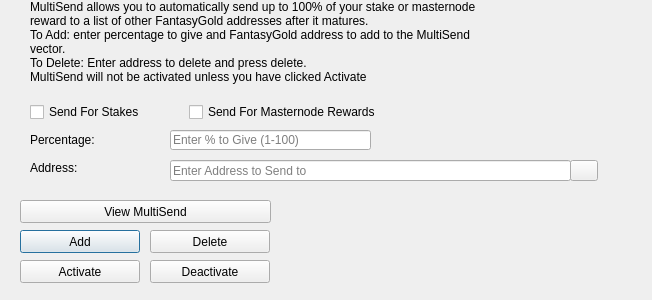
<?xml version="1.0" encoding="UTF-8"?>
<ui version="4.0">
 <class>MultiSendDialog</class>
 <widget class="QDialog" name="MultiSendDialog">
  <property name="windowModality">
   <enum>Qt::NonModal</enum>
  </property>
  <property name="geometry">
   <rect>
    <x>0</x>
    <y>0</y>
    <width>652</width>
    <height>300</height>
   </rect>
  </property>
  <property name="windowTitle">
   <string>MultiSend</string>
  </property>
  <widget class="QLineEdit" name="multiSendPercentEdit">
   <property name="geometry">
    <rect>
     <x>170</x>
     <y>130</y>
     <width>201</width>
     <height>20</height>
    </rect>
   </property>
   <property name="toolTip">
    <string>Enter whole numbers 1 - 100</string>
   </property>
   <property name="placeholderText">
    <string>Enter % to Give (1-100)</string>
   </property>
  </widget>
  <widget class="QLineEdit" name="multiSendAddressEdit">
   <property name="geometry">
    <rect>
     <x>170</x>
     <y>160</y>
     <width>401</width>
     <height>21</height>
    </rect>
   </property>
   <property name="toolTip">
    <string/>
   </property>
   <property name="placeholderText">
    <string>Enter Address to Send to</string>
   </property>
  </widget>
  <widget class="QLabel" name="label_2">
   <property name="geometry">
    <rect>
     <x>30</x>
     <y>0</y>
     <width>451</width>
     <height>121</height>
    </rect>
   </property>
   <property name="lineWidth">
    <number>1</number>
   </property>
   <property name="text">
    <string>MultiSend allows you to automatically send up to 100% of your stake or masternode reward to a list of other FantasyGold addresses after it matures.
To Add: enter percentage to give and FantasyGold address to add to the MultiSend vector.
To Delete: Enter address to delete and press delete.
MultiSend will not be activated unless you have clicked Activate</string>
   </property>
   <property name="alignment">
    <set>Qt::AlignLeading|Qt::AlignLeft|Qt::AlignTop</set>
   </property>
   <property name="wordWrap">
    <bool>true</bool>
   </property>
  </widget>
  <widget class="QLabel" name="message">
   <property name="geometry">
    <rect>
     <x>290</x>
     <y>200</y>
     <width>351</width>
     <height>91</height>
    </rect>
   </property>
   <property name="text">
    <string/>
   </property>
  </widget>
  <widget class="QPushButton" name="addButton">
   <property name="geometry">
    <rect>
     <x>20</x>
     <y>230</y>
     <width>120</width>
     <height>23</height>
    </rect>
   </property>
   <property name="toolTip">
    <string/>
   </property>
   <property name="statusTip">
    <string>Add to MultiSend Vector</string>
   </property>
   <property name="text">
    <string>Add</string>
   </property>
  </widget>
  <widget class="QPushButton" name="disableButton">
   <property name="geometry">
    <rect>
     <x>150</x>
     <y>260</y>
     <width>120</width>
     <height>23</height>
    </rect>
   </property>
   <property name="statusTip">
    <string>Deactivate MultiSend</string>
   </property>
   <property name="text">
    <string>Deactivate</string>
   </property>
  </widget>
  <widget class="QPushButton" name="addressBookButton">
   <property name="geometry">
    <rect>
     <x>570</x>
     <y>160</y>
     <width>28</width>
     <height>21</height>
    </rect>
   </property>
   <property name="toolTip">
    <string>Choose an address from the address book</string>
   </property>
   <property name="text">
    <string/>
   </property>
   <property name="icon">
    <iconset resource="../fantasygold.qrc">
     <normaloff>:/icons/address-book</normaloff>:/icons/address-book</iconset>
   </property>
   <property name="shortcut">
    <string>Alt+A</string>
   </property>
   <property name="autoDefault">
    <bool>false</bool>
   </property>
  </widget>
  <widget class="QLabel" name="label">
   <property name="geometry">
    <rect>
     <x>30</x>
     <y>130</y>
     <width>121</width>
     <height>20</height>
    </rect>
   </property>
   <property name="toolTip">
    <string>Percentage of stake to send</string>
   </property>
   <property name="text">
    <string>Percentage:</string>
   </property>
  </widget>
  <widget class="QLabel" name="label_5">
   <property name="geometry">
    <rect>
     <x>30</x>
     <y>160</y>
     <width>111</width>
     <height>16</height>
    </rect>
   </property>
   <property name="toolTip">
    <string>Address to send portion of stake to</string>
   </property>
   <property name="text">
    <string>Address:</string>
   </property>
  </widget>
  <widget class="QPushButton" name="deleteButton">
   <property name="geometry">
    <rect>
     <x>150</x>
     <y>230</y>
     <width>120</width>
     <height>23</height>
    </rect>
   </property>
   <property name="toolTip">
    <string/>
   </property>
   <property name="statusTip">
    <string>Delete Address From MultiSend Vector</string>
   </property>
   <property name="text">
    <string>Delete</string>
   </property>
  </widget>
  <widget class="QPushButton" name="activateButton">
   <property name="geometry">
    <rect>
     <x>20</x>
     <y>260</y>
     <width>120</width>
     <height>23</height>
    </rect>
   </property>
   <property name="statusTip">
    <string>Activate MultiSend</string>
   </property>
   <property name="text">
    <string>Activate</string>
   </property>
  </widget>
  <widget class="QPushButton" name="viewButton">
   <property name="geometry">
    <rect>
     <x>20</x>
     <y>200</y>
     <width>251</width>
     <height>23</height>
    </rect>
   </property>
   <property name="toolTip">
    <string/>
   </property>
   <property name="statusTip">
    <string>View MultiSend Vector</string>
   </property>
   <property name="text">
    <string>View MultiSend</string>
   </property>
  </widget>
  <widget class="QWidget" name="horizontalLayoutWidget">
   <property name="geometry">
    <rect>
     <x>30</x>
     <y>100</y>
     <width>351</width>
     <height>24</height>
    </rect>
   </property>
   <layout class="QHBoxLayout" name="horizontalLayout">
    <item>
     <widget class="QCheckBox" name="multiSendStakeCheckBox">
      <property name="text">
       <string>Send For Stakes</string>
      </property>
     </widget>
    </item>
    <item>
     <widget class="QCheckBox" name="multiSendMasternodeCheckBox">
      <property name="text">
       <string>Send For Masternode Rewards</string>
      </property>
     </widget>
    </item>
   </layout>
  </widget>
 </widget>
 <resources>
  <include location="../fantasygold.qrc"/>
 </resources>
 <connections/>
</ui>
